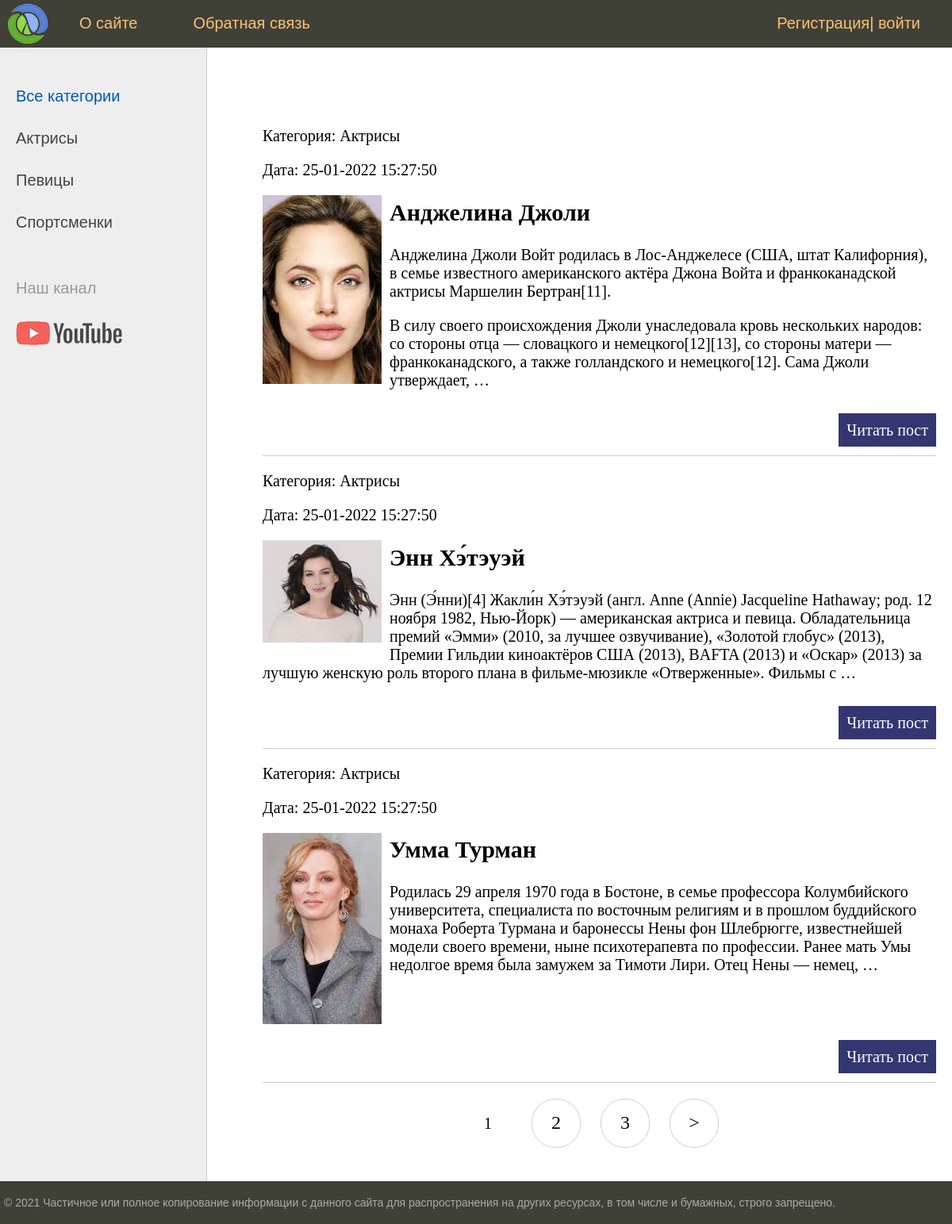
Screenshot of /blog/ with the database file from the repository.
### blog/models.py (models this page shows, shortened)
class Category(models.Model):
    name = models.CharField(max_length=100, db_index=True, verbose_name = 'Категория')
    slug = models.SlugField(max_length=255, unique=True, db_index=True, verbose_name="URL")
    def __str__(self):
        return self.name
    def get_absolute_url(self):
        return reverse('category', kwargs={'cat_slug': self.slug})
    class Meta:
        verbose_name = 'Категория'
        verbose_name_plural = 'Категория'
        ordering = ['id']

class Blog(models.Model):
    title = models.CharField(max_length=255, verbose_name = 'Заголовок')
    slug = models.SlugField(max_length=255, unique=True, db_index=True, verbose_name="URL")
    content = models.TextField(blank=True, verbose_name = 'Текст статьи')
    photo = models.ImageField(upload_to="photos/%Y/%m/%d/", verbose_name = 'фотография')
    time_create = models.DateTimeField(auto_now_add=True, verbose_name = 'Дата создания')
    time_update = models.DateTimeField(auto_now=True, verbose_name = 'Дата изменения')
    is_published = models.BooleanField(default=True, verbose_name = 'Публикация')
    cat = models.ForeignKey('Category', on_delete=models.PROTECT,  verbose_name = 'Категория')
    def get_absolute_url(self):
        return reverse('post', kwargs={'post_slug': self.slug})
    class Meta:
        verbose_name = 'Известные женьшины'
        verbose_name_plural = 'Известные женьшины'
        ordering = ['id']

### blog/views.py (the view)
# urls.py: path('', BlogHome.as_view(), name='home'),
class BlogHome(DataMixin, ListView): # Используем этот класс
    model = Blog
    template_name = 'blog/index.html'
    context_object_name = 'posts'
    def get_context_data(self, *, object_list=None, **kwargs):
        context = super().get_context_data(**kwargs)
        c_def = self.get_user_context(title="Главная страница")
        return dict(list(context.items()) + list(c_def.items()))
    def get_queryset(self):
        return Blog.objects.filter(is_published=True)

### blog/utils.py (called while the page is built)
        def get_user_context(self, **kwargs):
                context = kwargs
                cats = Category.objects.annotate(Count('blog'))
                user_menu = menu.copy()
                if not self.request.user.is_authenticated:
                        user_menu.pop(1)
                context['menu']=user_menu
                context['cats'] = cats
                if 'cat_selected' not in context:
                        context['cat_selected'] = 0
                return context

### blog/templates/blog/index.html (shortened to what this page needs)
{% extends 'blog/base.html' %}
{% block content %}
<ul class="list-articles">
	{% for p in posts %}
	 <li><div class="article_panel">
		 <p class="first">Категория: {{p.cat}} </p>
		 <p class="last">Дата: {{p.time_update|date:"d-m-Y H:i:s"}} </p>
	 </div>
	{% if p.photo %}
		 <p> <img class="img-article-left thumb" src="{{p.photo.url}}"></p>
	{% endif %}
	<h2>{{p.title}}</h2>
	{% autoescape on %}
     {{p.content|linebreaks|truncatewords:50}}
	{% endautoescape %}
			<p class="link-read-post"><a href="{{ p.get_absolute_url }}">Читать пост</a></p>
			</li>
	{% endfor %}
</ul>
{% endblock %}

### blog/templates/blog/base.html (shortened to what this page needs)
{% load static %}
{% load blog_tags %}
<!DOCTYPE html>
<html>
<head>
	<link type="text/css" href="{% static 'blog/css/styles.css' %}" rel="stylesheet" />
</head>
<body>
<table class="table-page" border=0 cellpadding="0" cellspacing="0">
<tr><td valign=top>
{% block mainmenu %}
		<div class="header">
			<ul id="mainmenu" class="mainmenu">
			<li class="logo"><a href="{% url 'home' %}"><div class="logo"></div></a></li>
{% for m in menu %}
	<li><a href="{% url m.url_name %}">{{m.title}}</a> </li>
{% endfor %}
			{%if request.user.is_authenticated %}
				<li class="last">{{user.username}}|	<a href="{% url 'logout' %}">выйти</a></li>
			{% else %}
				<li class="last"><a href="{% url 'register' %}">Регистрация</a>|	<a href="{% url 'login' %}">войти</a></li>
			{% endif %}
			</ul>
		</div>
{% endblock mainmenu %}
<table class="table-content" border=0 cellpadding="0" cellspacing="0">
<tr>
	<td valign="top" class="left-chapters">
	<ul id="leftchapters">
{% if cat_selected == 0 %}
		<li class="selected">Все категории</li>
{% else %}
		<li><a href="{% url 'home' %}">Все категории</a></li>
{% endif %}
{% for c in cats %}
{% if c.blog__count > 0 %}
	{% if c.pk == cat_selected %}
		<li class="selected">{{c.name}}</li>
	{% else %}
		<li><a href="{{ c.get_absolute_url }}">{{c.name}}</a></li>
	{% endif %}
{% endif %}
{% endfor %}
		<li class="share">
		<p>Наш канал</p>
		<a class="share-yt" href="https://www.youtube.com/channel/UClJzWfGWuGJL2t-3dYKcHTA/playlists" target="_blank" rel="nofollow"></a>
		</li>
	</ul>
</td>
<td valign="top" class="content">
	<div class="content-text">
{% block content %}
{% endblock %}
{% if page_obj.has_other_pages %}
<nav class="list-pages">
    <ul>
        {% for p in paginator.page_range %}
		{% if page_obj.number == p %}
        <li class="page-num page-num-selected">{{ p }}</li>
		{% elif p >= page_obj.number|add:-2 and p <= page_obj.number|add:2  %}
        <li class="page-num">
            <a href="?page={{ p }}">{{ p }}</a>
        </li>
		{% endif %}
        {% endfor %}
{% if page_obj.has_next %}
<li class="page-num">
	<a href="?page={{ page_obj.next_page_number }}">&gt;</a>
</li>
{% endif %}
    </ul>
</nav>
{% endif %}
	</div>
</td></tr></table>
</td></tr>
<tr><td valign=top>
	<div id="footer">
		<p>&copy; 2021 Частичное или полное копирование информации с данного сайта для распространения на других ресурсах, в том числе и бумажных, строго запрещено.</p>
	</div>
</td></tr></table>
</body>
</html>

### blog/static/blog/css/styles.css (style rules this page uses)
html, body { font-family: 'Arial'; margin: 0; padding: 0; height: 100%; width: 100%; color: #444; }
a { color: #0059b2; text-decoration: none; }
img { max-width: 600px; height: auto; }
img.img-article-left { max-width: 300px; height: auto; float: left; padding: 0 10px 10px 0; }
img.img-article-left.thumb { max-width: 150px; height: auto; }
p.link-read-post { text-align: right; }
p.link-read-post a { padding: 10px; min-width: 100px; background: #333671; color: #fff; text-decoration: none; }
ul.list-articles { list-style: none; margin: 0; padding: 0; }
ul.list-articles li { border-bottom: 1px solid #ccc; }
.table-page { width: 100%; height: 100%; vertical-align: top; }
.table-page tr { height: 100%; }
.header { background: #3F4137; height: 60px; }
.logo { background: url('../images/logo.png') no-repeat 10px 5px; width: 70px; height: 60px; }
ul.mainmenu { list-style: none; margin: 0; padding: 0; height: 60px; color: #fdc073; font-size: 20px; overflow: hidden; }
ul.mainmenu li { float: left; margin: 18px 40px 0 30px; }
ul.mainmenu li.logo { margin: 0; }
ul.mainmenu li.last { float: right; }
ul.mainmenu li a { color: #fdc073; text-decoration: none; }
.table-content { width: 100%; min-height: 100%; height: 100%; }
.left-chapters { margin: 0; background: #eee; border-right: 1px solid #ccc; min-height: 100%; }
.left-chapters ul { width: 230px; min-height: 100%; margin: 0; padding: 20px 10px 10px 20px; list-style: none; font-size: 20px; }
.left-chapters ul li { margin: 30px 0 0 0; color: #999; }
.left-chapters ul li.selected { color: #0059b2; }
.left-chapters ul li a { color: #444; text-decoration: none; }
.left-chapters ul li.share { margin: 60px 0 0 0; }
.left-chapters ul li.share p { margin: 30px 0 30px 0; }
.left-chapters ul li.share a { display: inline-block; width: 40px; height: 40px; margin: 0 20px 0 0; }
.left-chapters ul li.share a.share-yt { width: 100%; height: 30px; background: url('../images/share_yt.png') no-repeat 0 0 }
.content { padding: 40px 20px 20px 40px; width: 100%; box-sizing: border-box; }
.content-text { margin: 60px 0 0 30px; color: #000; font-size: 20px; font-family: Yandex Sans Display Light; }
#footer { box-sizing: border-box; background: #3F4137; padding: 5px; color: #aaa; font-size: 14px; font-family: Verdana, Geneva, Arial, Helvetica; text-align: left; overflow: hidden; }
.list-pages { text-align: center; margin: 0 0 20px 0; }
.list-pages ul { margin: 20px 0 0 0; padding: 0; list-style: none; }
.list-pages ul li { display: inline-block; margin: 0 20px 0 0; }
.list-pages a { color: #000; font-size: 24px; text-decoration: none; }
.list-pages .page-num, .page-num-selected { display: inline-block; width: 60px; height: 44px; padding: 16px 0 0 0; border: 1px solid #d0d0d0; border-radius: 30px; }
.list-pages .page-num-selected { border: none; color: #000; font-size: 20px; }

### rows the page displays
Category: name "Актрисы"
Category: name "Певицы"
Category: name "Спортсменки"
Blog: cat "Актрисы", time_update "25-01-2022 15:27:50", photo (picture), title "Анджелина Джоли", content "Анджелина Джоли Войт родилась в Лос-Анджелесе (США, штат Калифорния), в семье известного американского актёра Джона Войта и франкоканадской актрисы Маршелин Бертран[11]. В силу своего происхождения Джоли унаследовала кровь нескольких народов: со стороны отца — словацкого и немецкого[12][13], со стороны матери — франкоканадского, а также голландского и немецкого[12]. Сама Джоли утверждает, …"
Blog: cat "Актрисы", time_update "25-01-2022 15:27:50", photo (picture), title "Энн Хэ́тэуэй", content "Энн (Э́нни)[4] Жакли́н Хэ́тэуэй (англ. Anne (Annie) Jacqueline Hathaway; род. 12 ноября 1982, Нью-Йорк) — американская актриса и певица. Обладательница премий «Эмми» (2010, за лучшее озвучивание), «Золотой глобус» (2013), Премии Гильдии киноактёров США (2013), BAFTA (2013) и «Оскар» (2013) за лучшую женскую роль второго плана в фильме-мюзикле «Отверженные». Фильмы с …"
Blog: cat "Актрисы", time_update "25-01-2022 15:27:50", photo (picture), title "Умма Турман", content "Родилась 29 апреля 1970 года в Бостоне, в семье профессора Колумбийского университета, специалиста по восточным религиям и в прошлом буддийского монаха Роберта Турмана и баронессы Нены фон Шлебрюгге, известнейшей модели своего времени, ныне психотерапевта по профессии. Ранее мать Умы недолгое время была замужем за Тимоти Лири. Отец Нены — немец, …"

### other values shown
{{ m.title }} "О сайте" "Обратная связь"
{{ p }} "1"
{{ p }} "2" "3"
